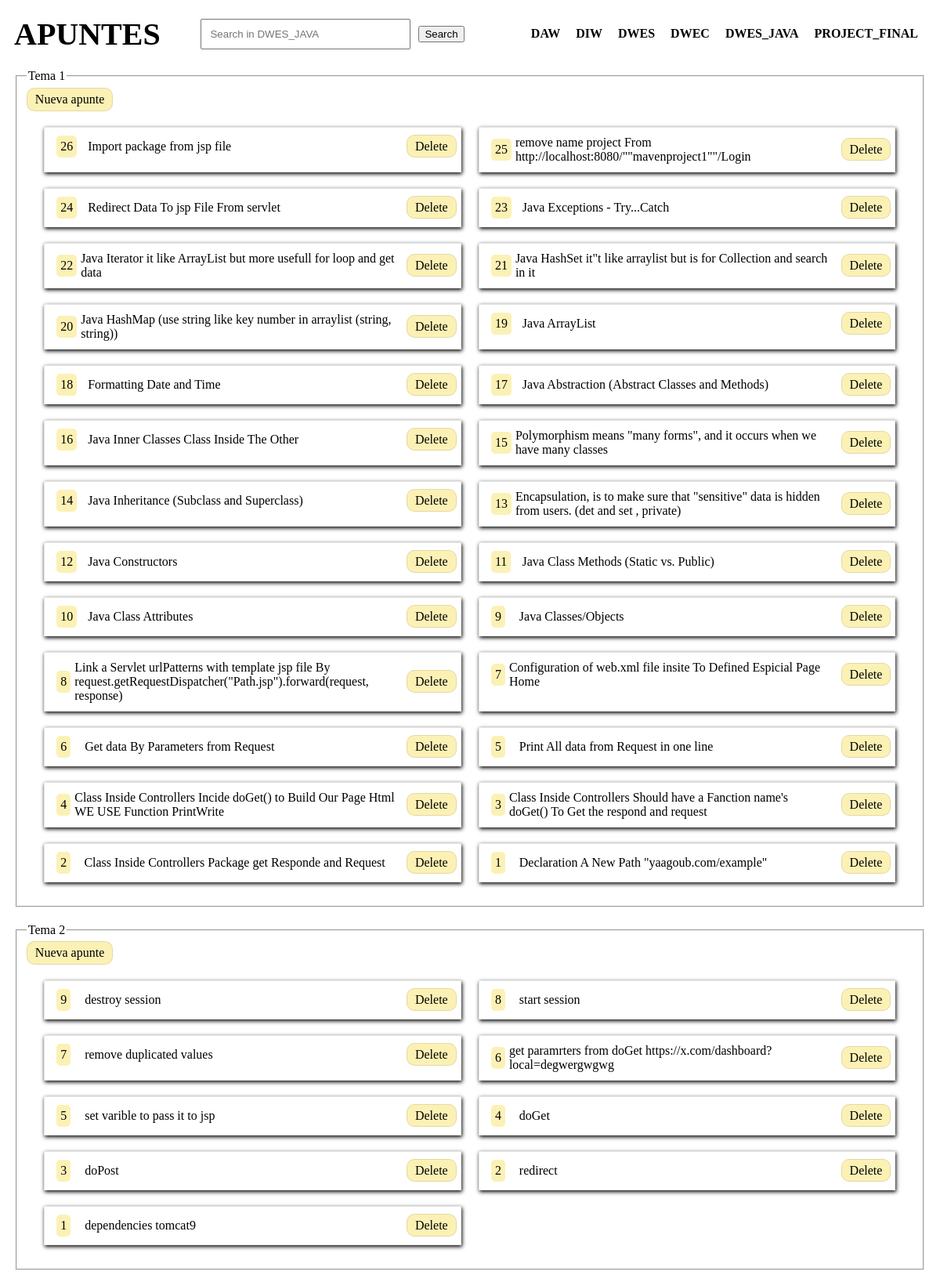
The app's page /index.php?page=DWES_JAVA (upper part) with its own data.
### tables this page shows
CREATE TABLE `temas` (
  `id` int NOT NULL,
  `nombre` varchar(255) NOT NULL,
  `asignatura_id` int NOT NULL,
  `fecha` datetime DEFAULT CURRENT_TIMESTAMP
);

CREATE TABLE `apuntes` (
  `id` int NOT NULL,
  `nombre` varchar(255) NOT NULL,
  `apunte` longtext,
  `tema_id` int NOT NULL,
  `fecha` datetime DEFAULT CURRENT_TIMESTAMP
);

### models.php (called while the page is built, shortened)
<?php
class Models
{
    private function getConnection($sql)
    {
        $conn = new mysqli('localhost', 'root', '', 'daw2');
        $result = $conn->query($sql);
        $content = [];
        while ($row = $result->fetch_assoc()) {
            $content[] = $row;
        }
        return $content;
    }
    public function getTemas($id)
    {
        $sql = " select   temas.* from temas where asignatura_id={$id} order by fecha desc ";
        $temas = $this->getConnection($sql);
        return $temas;
    }
    public function getApuntes($id)
    {
        $sql = " select   apuntes.* from apuntes where tema_id={$id} order by fecha desc";
        $temas = $this->getConnection($sql);
        return $temas;
    }
}
?>

### apuntes.php (the view)
<?php
echo '<div id="apuntes">';
    $x=count($apuntes);
    foreach ($apuntes as  $valuea) {
        echo '<div class="apunte">';
        echo "
        <details>
        <summary><span style='border-radius:5px;width:max-content;padding:5px;background:rgba(245, 210, 10,0.3);margin:0 5px' >{$x}</span> <div style='min-width:75%'> {$valuea['nombre']}</div>
        <div id='btn' style='float:right;width:max-content;'>
        <a href='index.php?page=delete&id={$valuea['id']}' style='position: relative;right: -10px;'>Delete</a>
        </div>
        </summary>
        <p><pre><code>".htmlspecialchars($valuea['apunte'])."</code></pre></p>
        </details>
        ";
        echo '</div>';
        $x--;
    }
echo '</div>';
?>

### temas.php
<section id="temas">
<?php
if (is_array($temas) || is_object($temas)) {
    foreach ($temas as $value) {
        $models= new Models();
        $apuntes = $models->getApuntes($value['id']);
        echo '<fieldset>';
        echo "<legend>{$value['nombre']}</legend>";
        echo "<a href='#' class='NuevaApunte' data-name='{$value['nombre']}' data-url='{$value['id']}' > Nueva apunte </a>";
        include('apuntes.php');
        echo '</fieldset>';
    }
} else {
    echo 'Error: $temas is not an array or an object.';
}
?>
</section>

### style.css (style rules this page uses)
#btn { float: right; width: max-content; height: max-content; padding: 5px; }
summary { width: 100%; display: flex; flex-direction: row; justify-content: space-between; align-items: center; }
a { text-decoration: none; color: black; font-weight: 500; }
#temas { width: 100%; display: flex; flex-wrap: wrap; }
fieldset { display: flex; flex-wrap: wrap; width: 98%; margin: 10px 1%; }
fieldset a { border: 1px solid rgba(0, 0, 0, 0.1) ; padding: 5px 10px; border-radius: 10px; background: rgba(245, 210, 10,0.3); }
#apuntes { display: flex; flex-wrap: wrap; width: 98%; margin: 10px 1%; }
.apunte { width: 46%; margin: 10px 1%; border: 1px solid rgba(0, 0, 0, 0.1); padding: 10px; box-shadow: 1px 2px 5px black; }

### records on screen
temas: nombre "Tema 1"
apuntes: nombre "Import package from jsp file"
apuntes: nombre "remove name project From http://localhost:8080/\"\"mavenproject1\"\"/Login"
apuntes: nombre "Redirect Data To jsp File From servlet"
apuntes: nombre "Java Exceptions - Try...Catch"
apuntes: nombre "Java Iterator it like ArrayList but more usefull for loop and get data"
apuntes: nombre "Java HashSet it\"t like arraylist but is for Collection and search in it"
apuntes: nombre "Java HashMap (use string like key number in arraylist (string, string))"
apuntes: nombre "Java ArrayList"
apuntes: nombre "Formatting Date and Time"
apuntes: nombre "Java Abstraction (Abstract Classes and Methods)"
apuntes: nombre "Java Inner Classes Class Inside The Other"
apuntes: nombre "Polymorphism means \"many forms\", and it occurs when we have many classes"
apuntes: nombre "Java Inheritance (Subclass and Superclass)"
apuntes: nombre "Encapsulation, is to make sure that \"sensitive\" data is hidden from users. (det and set , private)"
apuntes: nombre "Java Constructors"
apuntes: nombre "Java Class Methods (Static vs. Public)"
apuntes: nombre "Java Class Attributes"
apuntes: nombre "Java Classes/Objects"
apuntes: nombre "Link a Servlet urlPatterns with template jsp file By request.getRequestDispatcher(\"Path.jsp\").forward(request, response)"
apuntes: nombre "Configuration of web.xml file insite To Defined Espicial Page Home"
apuntes: nombre "Get data By Parameters from Request"
apuntes: nombre "Print All data from Request in one line"
apuntes: nombre "Class Inside Controllers Incide doGet() to Build Our Page Html WE USE Function PrintWrite"
apuntes: nombre "Class Inside Controllers Should have a Fanction name's doGet() To Get the respond and request"
apuntes: nombre "Class Inside Controllers Package get Responde and Request"
apuntes: nombre "Declaration A New Path \"yaagoub.com/example\""
temas: nombre "Tema 2"
apuntes: nombre "destroy session"
apuntes: nombre "start session"
apuntes: nombre "remove duplicated values"
apuntes: nombre "get paramrters from doGet https://x.com/dashboard?local=degwergwgwg"
apuntes: nombre "set varible to pass it to jsp"
apuntes: nombre "doGet"
apuntes: nombre "doPost"
apuntes: nombre "redirect"
apuntes: nombre "dependencies tomcat9"
